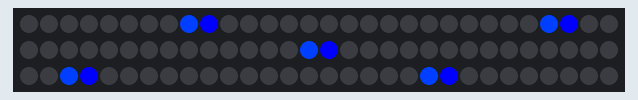
Simulated run of this sketch. Board: Arduino Uno, built with avr-gcc and run on an emulated ATmega328P. Shown: 90 RGB LEDs in strip order, left to right, continuing on the next row. Dim RGB values are drawn brighter than linear.

Above: at 20.63 s.
At 22.51 s:
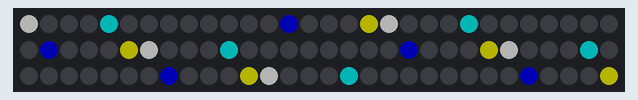
At 25.6 s:
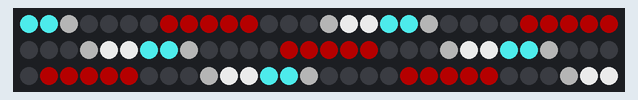
At 30.25 s:
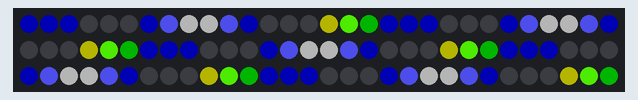
At 35.2 s:
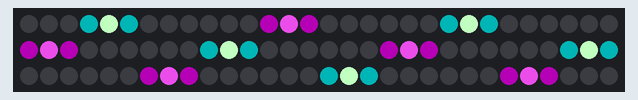
At 39.84 s:
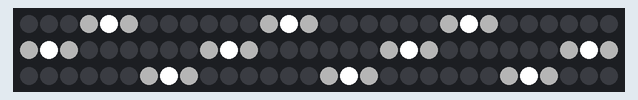

The sketch:

superHoopStrandTest_show_9pattern.ino
```cpp
#include <Adafruit_NeoPixel.h>

//Code by Andrew Schreiber
// 09-21-2013
//long currentmillis
#define PIN 6//digital out to neopixel strip
#define PIXELS 90
//#define PATTERN_SIZE 18
#define DELAY 15
//r=0x1,0x2, g=0x4,0x8, b=0x10,0x20
#define PATTERN_SIZE 18
#define PATTERN_REPEAT 18
#define NUM_PATTERNS 4

const byte pattern1[PATTERN_SIZE][PATTERN_REPEAT] =
{
  {    00, 00, 00, 00, 00, 00, 00, 00, 52, 00, 00, 00, 00, 00, 00, 00, 00, 00  }  ,
  {    00, 00, 00, 00, 00, 00, 00, 00, 52, 48, 00, 00, 00, 00, 00, 00, 00, 00  }  ,
  {    00, 00, 00, 00, 00, 00, 00, 00, 52, 48, 00, 00, 00, 00, 00, 00, 00, 00  }  ,
  {    00, 00, 00, 00, 00, 00, 00, 00, 52, 48, 60, 00, 00, 00, 00, 00, 00, 00  }  ,
  {    00, 00, 00, 00, 00, 00, 00, 48, 60, 00, 52, 00, 00, 00, 00, 00, 00, 00  }  ,
  {    00, 00, 00, 00, 00, 00, 00, 48, 00, 00, 52, 00, 00, 00, 00, 00, 00, 00  }  ,
  {    00, 00, 00, 00, 00, 00, 60, 48, 00, 00, 52, 60, 00, 00, 00, 00, 00, 00  }  ,
  {    00, 00, 00, 00, 52, 52, 52, 00, 00, 00, 00, 48, 48, 48, 00, 00, 00, 00  }  ,
  {    48, 48, 48, 48, 60, 00, 00, 00, 00, 00, 00, 00, 00, 60, 52, 52, 52, 52  }  ,
  {    00, 52, 52, 52, 00, 00, 00, 00, 00, 00, 00, 00, 00, 00, 48, 48, 48, 00  }  ,
  {    00, 00, 00, 60, 48, 48, 48, 00, 00, 00, 00, 52, 52, 52, 60, 00, 00, 00  }  ,
  {    00, 00, 00, 00, 00, 00, 60, 52, 00, 00, 48, 60, 00, 00, 00, 00, 00, 00  }  ,
  {    00, 00, 00, 00, 00, 00, 00, 52, 00, 00, 48, 00, 00, 00, 00, 00, 00, 00  }  ,
  {    00, 00, 00, 00, 00, 00, 00, 52, 60, 00, 48, 00, 00, 00, 00, 00, 00, 00  }  ,
  {    00, 00, 00, 00, 00, 00, 00, 00, 48, 52, 60, 00, 00, 00, 00, 00, 00, 00  }  ,
  {    00, 00, 00, 00, 00, 00, 00, 00, 48, 52, 00, 00, 00, 00, 00, 00, 00, 00  }  ,
  {    00, 00, 00, 00, 00, 00, 00, 00, 48, 52, 00, 00, 00, 00, 00, 00, 00, 00  }  ,
  {    00, 00, 00, 00, 00, 00, 00, 00, 48, 00, 00, 00, 00, 00, 00, 00, 00, 00  }
};
const byte pattern2[PATTERN_SIZE][PATTERN_REPEAT] =
{
  {    16, 21, 21, 0, 0, 0, 0, 0, 1, 1, 0, 0, 0, 0, 0, 5, 5, 1  }  ,
  {    21, 41, 0, 0, 0, 0, 0, 0, 1, 1, 0, 0, 0, 0, 0, 0, 22, 5  }  ,
  {    21, 0, 0, 0, 20, 0, 0, 0, 0, 0, 0, 0, 0, 16, 0, 0, 0, 5  }  ,
  {   0, 0, 0, 20, 46, 20, 0, 0, 0, 0, 0, 0, 16, 38, 0, 0, 0, 0  }  ,
  {    0, 0, 20, 42, 41, 46, 21, 0, 0, 0, 0, 17, 38, 38, 38, 17, 0, 0  }  ,
  {    0, 0, 0, 20, 46, 20, 0, 0, 0, 0, 0, 0, 17, 38, 17, 0, 0, 0  }  ,
  {    21, 0, 0, 0, 21, 0, 0, 0, 0, 0, 0, 0, 0, 21, 0, 0, 0, 21  }  ,
  {    42, 0, 0, 0, 0, 0, 1, 1, 1, 1, 1, 1, 0, 0, 0, 0, 0, 42  }  ,
  {    41, 41, 21, 0, 0, 0, 0, 1, 1, 1, 1, 1, 0, 0, 0, 21, 42, 42  }  ,
  {    41, 42, 21, 0, 0, 0, 0, 1, 1, 1, 1, 1, 0, 0, 0, 21, 42, 42  }  ,
  {    42, 20, 0, 0, 0, 0, 0, 1, 0, 0, 0, 0, 0, 0, 0, 0, 21, 42  }  ,
  {    21, 0, 0, 0, 21, 0, 0, 0, 0, 0, 0, 0, 0, 21, 0, 0, 0, 21  }  ,
  {    0, 0, 0, 21, 59, 21, 0, 0, 0, 0, 0, 0, 21, 62, 20, 0, 0, 0  }  ,
  {    0, 0, 21, 59, 42, 59, 21, 0, 0, 0, 0, 21, 63, 62, 63, 21, 0, 0  }  ,
  {    0, 0, 0, 21, 63, 21, 0, 0, 0, 0, 0, 0, 21, 63, 21, 0, 0, 0  }  ,
  {    16, 0, 0, 0, 21, 0, 0, 0, 16, 16, 0, 0, 0, 21, 0, 0, 0, 5  }  ,
  {    16, 21, 0, 0, 0, 0, 0, 0, 37, 37, 0, 0, 0, 0, 0, 0, 26, 9  }  ,
  {    16, 16, 16, 0, 0, 0, 16, 37, 21, 21, 37, 16, 0, 0, 0, 5, 9, 4  }
};
const byte pattern3[PATTERN_SIZE][PATTERN_REPEAT] =
{
  {    0, 0, 0, 0, 0, 0, 0, 0, 0, 0, 0, 0, 0, 0, 0, 0, 0, 0  }  ,
  {    0, 9, 9, 9, 9, 9, 9, 0, 9, 9, 9, 9, 9, 0, 9, 9, 9, 9  }  ,
  {    0, 9, 0, 0, 0, 0, 9, 0, 9, 0, 0, 0, 9, 0, 9, 0, 0, 9  }  ,
  {    0, 9, 0, 9, 9, 0, 9, 0, 9, 9, 9, 0, 9, 0, 9, 9, 0, 9  }  ,
  {    0, 9, 0, 0, 9, 0, 9, 0, 0, 0, 9, 0, 9, 0, 0, 0, 0, 9  }  ,
  {    0, 9, 9, 9, 9, 0, 9, 9, 9, 9, 9, 0, 9, 9, 9, 9, 9, 9  }  ,
  {    52, 52, 52, 52, 0, 0, 60, 0, 0, 7, 7, 7, 7, 0, 0, 60, 0, 0  }  ,
  {   0, 52, 52, 0, 0, 60, 0, 0, 7, 0, 0, 0, 0, 7, 0, 0, 60, 0  }  ,
  {    0, 0, 0, 0, 60, 0, 0, 7, 0, 0, 38, 38, 0, 0, 7, 0, 0, 60  }  ,
  {    60, 0, 0, 60, 0, 0, 7, 0, 0, 38, 0, 0, 38, 0, 0, 7, 0, 0  }  ,
  {    0, 60, 60, 0, 0, 7, 0, 0, 38, 0, 0, 0, 0, 38, 0, 0, 7, 0  }  ,
  {    0, 0, 0, 0, 7, 0, 0, 38, 0, 0, 52, 52, 0, 0, 38, 0, 0, 7  }  ,
  {    7, 7, 7, 7, 0, 0, 38, 0, 0, 52, 52, 52, 52, 0, 0, 38, 0, 0  }  ,
  {    48, 0, 48, 48, 48, 48, 0, 48, 48, 48, 48, 48, 48, 0, 48, 48, 48, 48  }  ,
  {    48, 0, 48, 0, 0, 48, 0, 48, 0, 0, 0, 0, 48, 0, 48, 0, 0, 0  }  ,
  {    48, 0, 48, 48, 0, 48, 0, 48, 0, 48, 48, 0, 48, 0, 48, 48, 48, 0  }  ,
  {    48, 0, 0, 0, 0, 48, 0, 48, 0, 0, 48, 0, 48, 0, 0, 0, 48, 0  }  ,
  {    48, 48, 48, 48, 48, 48, 0, 48, 48, 48, 48, 0, 48, 48, 48, 48, 48, 0  }
};
const byte pattern4[PATTERN_SIZE][PATTERN_REPEAT] =
{
  {    0, 0, 0, 0, 0, 0, 0, 0, 0, 0, 0, 0, 0, 0, 0, 0, 0, 0  }  ,
  {    0, 9, 9, 9, 9, 9, 9, 9, 9, 0, 0, 0, 9, 9, 9, 9, 9, 9  }  ,
  {    0, 9, 0, 0, 0, 0, 0, 0, 9, 0, 0, 0, 9, 0, 0, 0, 0, 9  }  ,
  {    0, 9, 0, 0, 0, 0, 0, 0, 9, 0, 0, 0, 9, 0, 0, 0, 0, 9  }  ,
  {    0, 9, 0, 0, 0, 0, 0, 0, 9, 0, 0, 0, 9, 0, 0, 0, 0, 9  }  ,
  {    0, 9, 0, 0, 9, 9, 9, 0, 0, 9, 0, 0, 9, 9, 9, 0, 0, 9  }  ,
  {    0, 9, 0, 0, 0, 0, 9, 0, 0, 0, 9, 0, 0, 0, 0, 0, 0, 9  }  ,
  {    0, 9, 0, 0, 0, 0, 9, 0, 0, 0, 9, 0, 0, 0, 0, 0, 0, 9  }  ,
  {    0, 9, 0, 0, 0, 0, 9, 0, 0, 0, 9, 0, 0, 0, 0, 0, 0, 9  }  ,
  {    0, 9, 9, 9, 9, 9, 9, 0, 0, 0, 9, 9, 9, 9, 9, 9, 9, 9  }  ,
  {    0, 0, 0, 0, 0, 0, 0, 0, 0, 0, 0, 0, 0, 0, 0, 0, 0, 0  }  ,
  {    0, 0, 0, 0, 0, 60, 0, 0, 0, 7, 7, 7, 7, 0, 0, 0, 60, 0  }  ,
  {    0, 0, 0, 0, 60, 0, 0, 0, 7, 0, 0, 0, 0, 7, 0, 0, 0, 60  }  ,
  {    60, 0, 0, 60, 0, 0, 0, 7, 0, 0, 0, 0, 0, 0, 7, 0, 0, 0  }  ,
  {    0, 60, 60, 0, 0, 0, 7, 0, 0, 0, 38, 38, 0, 0, 0, 7, 0, 0  }  ,
  {    0, 0, 0, 0, 0, 7, 0, 0, 0, 38, 0, 0, 38, 0, 0, 0, 7, 0  }  ,
  {    0, 0, 0, 0, 7, 0, 0, 0, 38, 0, 0, 0, 0, 38, 0, 0, 0, 7  }  ,
  {    7, 7, 7, 7, 0, 0, 0, 38, 0, 0, 0, 0, 0, 0, 38, 0, 0, 0  }
};
const byte pattern5[PATTERN_SIZE][PATTERN_REPEAT] =
{{9, 00, 00, 00, 00, 00, 25, 00, 00, 00, 00, 00, 25, 00, 00, 00, 00, 00},
{25, 25, 00, 00, 00, 25, 25, 25, 00, 00, 00, 25, 25, 25, 00, 00, 00, 25},
{00, 25, 25, 00, 25, 25, 00, 25, 25, 00, 25, 25, 00, 25, 25, 00, 25, 25},
{00, 00, 25, 9, 25, 00, 00, 00, 25, 25, 25, 00, 00, 00, 25, 25, 25, 00},
{00, 00, 00, 25, 00, 00, 00, 00, 00, 25, 00, 00, 00, 00, 00, 25, 00, 00},
{00, 00, 00, 00, 00, 00, 00, 00, 00, 00, 00, 00, 00, 00, 00, 00, 00, 00},
{33, 33, 32, 32, 33, 37, 33, 32, 32, 32, 33, 33, 32, 32, 32, 33, 32, 32},
{48, 00, 00, 48, 00, 00, 48, 00, 00, 48, 00, 00, 48, 00, 00, 48, 00, 48},
{32, 48, 48, 48, 32, 32, 48, 48, 48, 32, 32, 32, 32, 48, 48, 48, 48, 48},
{32, 00, 00, 32, 00, 00, 32, 00, 00, 32, 00, 00, 32, 00, 00, 32, 00, 48},
{32, 37, 32, 32, 33, 33, 33, 32, 32, 32, 32, 32, 32, 32, 33, 32, 32, 32},
{00, 00, 00, 00, 00, 00, 00, 00, 00, 00, 00, 00, 00, 00, 00, 00, 00, 00},
{00, 00, 00, 00, 00, 00, 00, 00, 00, 00, 00, 00, 00, 00, 00, 00, 00, 00},
{00, 00, 00, 21, 00, 00, 00, 00, 00, 21, 00, 00, 00, 00, 00, 21, 00, 00},
{00, 00, 22, 22, 22, 00, 00, 00, 22, 22, 22, 00, 00, 00, 22, 22, 22, 00},
{00, 22, 22, 00, 22, 22, 00, 22, 22, 00, 22, 22, 00, 22, 22, 00, 22, 22},
{22, 22, 00, 00, 00, 22, 22, 22, 00, 00, 00, 22, 22, 22, 00, 00, 00, 21},
{22, 00, 00, 00, 00, 00, 22, 00, 00, 00, 00, 00, 22, 00, 00, 00, 00, 00}};
const byte pattern6[PATTERN_SIZE][PATTERN_REPEAT] =
{{00, 00, 00, 00, 00, 00, 00, 00, 00, 00, 00, 00, 00, 00, 00, 00, 00, 00},
{00, 00, 00, 00, 00, 00, 38, 38, 00, 00, 00, 00, 00, 00, 00, 00, 00, 00},
{00, 00, 00, 00, 00, 00, 38, 38, 38, 00, 00, 00, 00, 00, 00, 00, 00, 00},
{00, 00, 00, 00, 00, 00, 38, 38, 38, 38, 00, 00, 00, 00, 00, 00, 00, 00},
{00, 00, 00, 00, 00, 00, 38, 38, 38, 38, 38, 00, 38, 38, 38, 38, 38, 38},
{00, 00, 00, 00, 00, 00, 38, 38, 38, 38, 38, 38, 38, 38, 38, 38, 38, 38},
{00, 00, 00, 00, 00, 38, 38, 38, 38, 38, 38, 38, 38, 38, 38, 38, 38, 00},
{00, 38, 38, 38, 38, 38, 38, 38, 38, 63, 38, 38, 38, 38, 38, 38, 00, 00},
{38, 38, 38, 38, 38, 38, 38, 38, 63, 63, 63, 63, 38, 38, 38, 38, 00, 00},
{38, 38, 38, 38, 38, 38, 38, 38, 63, 63, 63, 63, 38, 38, 38, 38, 00, 00},
{00, 38, 38, 38, 38, 38, 38, 38, 38, 63, 38, 38, 38, 38, 38, 38, 00, 00},
{00, 00, 00, 00, 00, 38, 38, 38, 38, 38, 38, 38, 38, 38, 38, 38, 38, 00},
{00, 00, 00, 00, 00, 00, 38, 38, 38, 38, 38, 38, 38, 38, 38, 38, 38, 38},
{00, 00, 00, 00, 00, 00, 38, 38, 38, 38, 38, 00, 38, 38, 38, 38, 38, 38},
{00, 00, 00, 00, 00, 00, 38, 38, 38, 38, 00, 00, 00, 00, 00, 00, 00, 00},
{00, 00, 00, 00, 00, 00, 38, 38, 38, 00, 00, 00, 00, 00, 00, 00, 00, 00},
{00, 00, 00, 00, 00, 00, 21, 37, 00, 00, 00, 00, 00, 00, 00, 00, 00, 00},
{00, 00, 00, 00, 00, 00, 00, 00, 00, 00, 00, 00, 00, 00, 00, 00, 00, 00}};
const byte pattern7[PATTERN_SIZE][PATTERN_REPEAT] =
{{48, 48, 48, 63, 63, 63, 63, 63, 22, 23, 22, 63, 63, 63, 63, 48, 48, 48},
{48, 48, 48, 32, 63, 63, 63, 63, 22, 23, 22, 63, 63, 63, 32, 48, 48, 48},
{48, 48, 48, 48, 32, 63, 63, 63, 22, 6, 22, 63, 63, 32, 48, 48, 48, 48},
{63, 32, 48, 48, 48, 32, 63, 63, 22, 22, 22, 63, 33, 48, 48, 48, 32, 63},
{63, 63, 63, 32, 48, 48, 32, 63, 22, 22, 18, 33, 48, 48, 48, 32, 63, 63},
{63, 63, 63, 63, 33, 49, 49, 33, 18, 18, 18, 33, 49, 49, 33, 63, 63, 63},
{63, 63, 63, 63, 63, 33, 33, 34, 18, 23, 18, 34, 33, 33, 63, 63, 63, 63},
{22, 22, 22, 22, 18, 18, 18, 18, 22, 23, 18, 18, 18, 18, 22, 22, 22, 22},
{23, 22, 22, 22, 22, 23, 22, 22, 23, 23, 23, 18, 22, 22, 22, 6, 22, 6},
{22, 22, 22, 22, 22, 22, 18, 22, 22, 23, 22, 18, 22, 22, 22, 22, 22, 22},
{63, 63, 63, 63, 63, 33, 49, 33, 18, 22, 18, 34, 33, 63, 63, 63, 63, 63},
{63, 63, 63, 63, 32, 48, 48, 33, 18, 22, 18, 33, 48, 48, 63, 63, 63, 63},
{63, 63, 63, 32, 48, 48, 48, 33, 22, 22, 22, 33, 48, 48, 32, 63, 63, 63},
{63, 63, 32, 48, 48, 48, 32, 63, 22, 22, 22, 63, 33, 48, 48, 32, 63, 63},
{63, 32, 48, 48, 48, 32, 63, 63, 22, 22, 22, 63, 63, 33, 48, 48, 32, 63},
{48, 48, 48, 48, 48, 63, 63, 63, 22, 22, 22, 63, 63, 63, 32, 48, 48, 48},
{48, 48, 48, 32, 63, 63, 63, 63, 22, 22, 22, 63, 63, 63, 63, 33, 48, 48},
{48, 48, 48, 63, 63, 63, 63, 63, 22, 23, 22, 63, 63, 63, 63, 63, 48, 48}};
const byte pattern8[PATTERN_SIZE][PATTERN_REPEAT] =
{{00, 00, 00, 00, 48, 48, 48, 48, 48, 48, 48, 48, 48, 48, 00, 00, 00, 00},
{00, 00, 00, 00, 48, 48, 48, 48, 48, 48, 48, 48, 48, 48, 00, 00, 00, 00},
{00, 00, 00, 33, 48, 48, 48, 32, 32, 32, 32, 32, 48, 48, 32, 00, 00, 00},
{00, 00, 00, 48, 48, 32, 00, 00, 00, 00, 00, 00, 32, 48, 32, 00, 00, 00},
{00, 00, 32, 48, 32, 00, 25, 25, 25, 25, 25, 25, 00, 32, 48, 32, 00, 00},
{00, 00, 48, 48, 36, 25, 25, 9, 9, 9, 9, 25, 25, 36, 48, 48, 00, 00},
{00, 32, 48, 32, 25, 25, 9, 9, 25, 25, 9, 9, 25, 25, 32, 48, 32, 00},
{00, 32, 48, 36, 25, 9, 9, 00, 00, 00, 00, 9, 9, 25, 36, 48, 32, 00},
{48, 48, 32, 37, 25, 9, 9, 00, 00, 00, 00, 9, 9, 25, 37, 36, 48, 48},
{48, 48, 32, 37, 25, 9, 9, 00, 00, 00, 00, 25, 9, 25, 37, 32, 48, 48},
{00, 32, 48, 32, 25, 9, 9, 00, 00, 00, 00, 9, 9, 25, 36, 48, 32, 00},
{00, 33, 48, 48, 25, 25, 9, 9, 25, 9, 9, 9, 25, 25, 32, 48, 33, 00},
{00, 00, 48, 48, 36, 25, 25, 9, 9, 9, 9, 25, 25, 36, 48, 48, 00, 00},
{00, 00, 32, 48, 32, 00, 25, 25, 25, 25, 25, 25, 00, 32, 48, 32, 00, 00},
{00, 00, 00, 32, 48, 32, 00, 00, 00, 00, 00, 00, 48, 48, 32, 00, 00, 00},
{00, 00, 00, 32, 48, 48, 48, 32, 32, 32, 33, 48, 48, 48, 37, 00, 00, 00},
{00, 00, 00, 00, 48, 48, 48, 48, 48, 48, 48, 48, 48, 48, 00, 00, 00, 00},
{00, 00, 00, 00, 48, 48, 48, 48, 48, 48, 48, 48, 48, 48, 00, 00, 00, 00}};
const byte pattern9[PATTERN_SIZE][PATTERN_REPEAT] =
{{48, 48, 48, 48, 48, 48, 48, 48, 48, 48, 48, 48, 48, 48, 48, 48, 48, 48},
{48, 48, 48, 48, 48, 48, 49, 49, 49, 49, 49, 48, 48, 48, 48, 48, 48, 48},
{48, 48, 00, 00, 00, 00, 00, 18, 18, 18, 18, 00, 00, 00, 00, 00, 48, 48},
{48, 48, 00, 00, 00, 22, 22, 22, 22, 23, 22, 22, 22, 00, 00, 00, 48, 48},
{48, 48, 00, 00, 22, 22, 22, 22, 22, 22, 22, 22, 22, 22, 00, 00, 48, 48},
{48, 48, 00, 22, 22, 23, 22, 00, 00, 00, 00, 22, 22, 22, 22, 00, 49, 48},
{48, 49, 00, 22, 22, 22, 00, 00, 00, 00, 00, 00, 22, 22, 22, 18, 49, 48},
{48, 49, 18, 22, 22, 00, 00, 00, 00, 00, 00, 00, 00, 22, 23, 18, 49, 48},
{48, 49, 18, 22, 22, 00, 00, 00, 25, 25, 00, 00, 00, 22, 23, 18, 49, 48},
{48, 49, 18, 6, 22, 00, 00, 00, 25, 25, 00, 00, 00, 22, 22, 18, 49, 48},
{48, 33, 22, 22, 22, 00, 00, 00, 00, 00, 00, 00, 00, 22, 23, 18, 49, 48},
{48, 49, 00, 22, 22, 22, 00, 00, 00, 00, 00, 00, 22, 6, 22, 18, 49, 48},
{48, 48, 00, 22, 22, 22, 22, 00, 00, 00, 00, 22, 23, 22, 6, 00, 48, 48},
{48, 48, 00, 00, 22, 22, 6, 22, 22, 22, 22, 22, 6, 22, 00, 00, 48, 48},
{48, 48, 00, 00, 00, 22, 22, 23, 22, 22, 23, 22, 22, 00, 00, 00, 48, 48},
{48, 48, 00, 00, 00, 00, 18, 18, 18, 18, 18, 18, 00, 00, 00, 00, 48, 48},
{48, 48, 48, 48, 48, 49, 49, 49, 49, 49, 49, 49, 48, 48, 48, 48, 48, 48},
{48, 48, 48, 48, 48, 48, 48, 48, 48, 48, 48, 48, 48, 48, 48, 48, 48, 48}};


// Parameter 1 = number of pixels in strip
// Parameter 2 = pin number (most are valid)
// Parameter 3 = pixel type flags, add together as needed:
//   NEO_KHZ800  800 KHz bitstream (most NeoPixel products w/WS2812 LEDs)
//   NEO_KHZ400  400 KHz (classic 'v1' (not v2) FLORA pixels, WS2811 drivers)
//   NEO_GRB     Pixels are wired for GRB bitstream (most NeoPixel products)
//   NEO_RGB     Pixels are wired for RGB bitstream (v1 FLORA pixels, not v2)

Adafruit_NeoPixel strip = Adafruit_NeoPixel(90, PIN, NEO_GRB + NEO_KHZ800);
int frame = 0;
int currentPattern = 0;
int counter=0;
void setup() {

  strip.begin();
  strip.show(); // Initialize all pixels to 'off'

}


void loop() {
  // Some example procedures showing how to display to the pixels:
  //currentmillis=millis();
  render_frame(frame);
  frame++;
  frame = frame%PATTERN_REPEAT;
  delay(DELAY);
  counter++;
  if(counter>1000)
  {
    counter=0;
    currentPattern++;
    currentPattern = currentPattern%NUM_PATTERNS;
  }
}

void render_frame(int frame)
{
  //Serial.println("BLA");
  for(int i=0;i<18;i++)
  {
    //Serial.println(i);
    for(int offset=0; offset < PIXELS; offset+=PATTERN_SIZE){
      switch (currentPattern){
      case 0:
        strip.setPixelColor(i+offset,replaceColor(pattern1[frame][i]));
        break;
      case 1:
        strip.setPixelColor(i+offset,replaceColor(pattern2[frame][i]));
        break;
      case 2:
        strip.setPixelColor(i+offset,replaceColor(pattern3[frame][i]));
        break;
      case 3:
        strip.setPixelColor(i+offset,replaceColor(pattern4[frame][i]));
        break;
      }
    }
  }
  strip.show(); // push out to strip

}

unsigned long replaceColor(byte color)//extend 2 bits to 24 and shift bits for brighter shades
{
  byte redcolor=0;
  byte grncolor=0;
  byte blucolor=0;
  switch (color&0x03){//red{//mask off the 2 relevant bits and expand to 8 bits
  case 0x01:
    redcolor=0x3F;
    break;
  case 0x02:
    redcolor=0xC0;
    break;
  case 0x03:
    redcolor=0xFF;
    break;
  default:
    redcolor=0x00;
  }
  switch (color&0x0C){//grn{
  case 0x04:
    grncolor=0x3F;
    break;
  case 0x08:
    grncolor=0xC0;
    break;
  case 0x0C:
    grncolor=0xFF;
    break;
  default:
    grncolor=0x00;
  }
  switch (color&0x30){//blu{
  case 0x10:
    blucolor=0x3F;
    break;
  case 0x20:
    blucolor=0xC0;
    break;
  case 0x30:
    blucolor=0xFF;
    break;
  default:
    blucolor=0x00;
  }

  return strip.Color(redcolor,  grncolor,  blucolor);//combine individual 8 bit RGB values to a long
}
```
